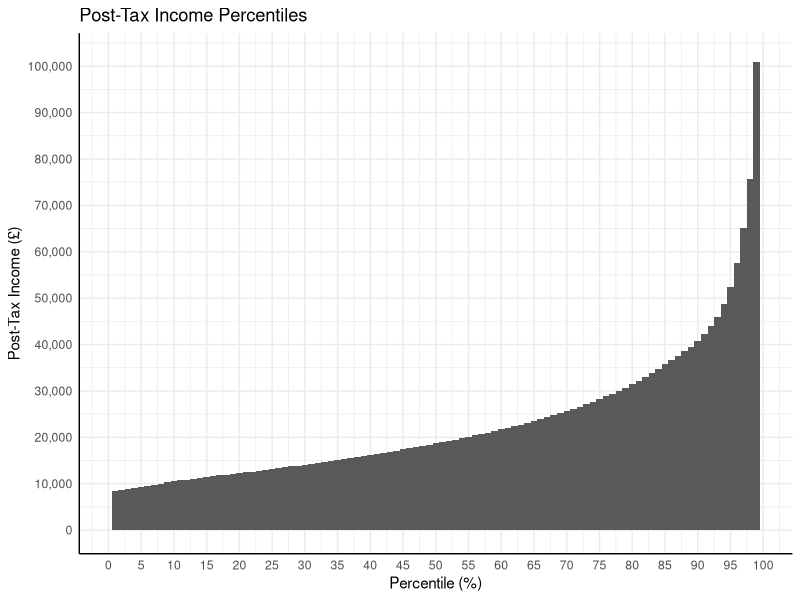
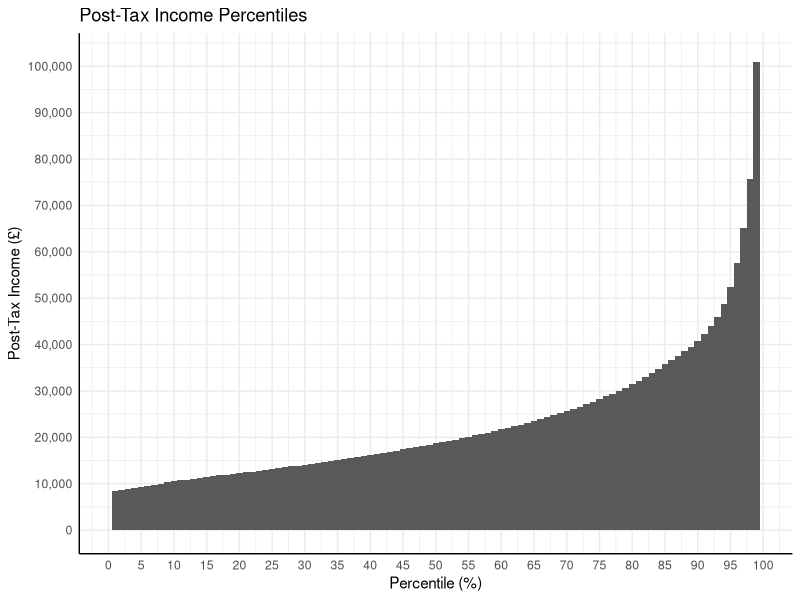

These figures' R source, in order:
IncomePercentiles <- structure(list(Percentile = 1:99, X2012to13 = c(8320L, 8570L, 
8820L, 9060L, 9300L, 9550L, 9800L, 10000L, 10300L, 10500L, 10700L, 
10900L, 11100L, 11200L, 11400L, 11600L, 11800L, 11900L, 12100L, 
12300L, 12500L, 12600L, 12800L, 13000L, 13200L, 13400L, 13600L, 
13800L, 13900L, 14100L, 14300L, 14500L, 14700L, 14900L, 15100L, 
15400L, 15600L, 15800L, 16000L, 16200L, 16400L, 16700L, 16900L, 
17100L, 17400L, 17600L, 17900L, 18100L, 18400L, 18700L, 18900L, 
19200L, 19500L, 19800L, 20100L, 20400L, 20700L, 21000L, 21300L, 
21700L, 22000L, 22400L, 22700L, 23100L, 23500L, 23900L, 24300L, 
24700L, 25200L, 25600L, 26100L, 26600L, 27100L, 27700L, 28200L, 
28800L, 29400L, 30000L, 30700L, 31400L, 32200L, 33000L, 33800L, 
34700L, 35700L, 36600L, 37600L, 38600L, 39500L, 40700L, 42200L, 
43900L, 46000L, 48800L, 52500L, 57500L, 65100L, 75700L, 101000L
)), .Names = c("Percentile", "X2012to13"), class = "data.frame", row.names = c(NA, 
-99L))

library(ggplot2)
library(scales)

# Create Plot
ggplot(data=IncomePercentiles,aes(x=Percentile, y=X2012to13,)) + geom_bar(stat="identity",width=1) + scale_x_continuous(breaks=c(seq(from=0,to=100,by=5))) + scale_y_continuous(limits=c(0,102000),breaks=c(seq(from=0,to=101000,by=10000)),labels=comma) + labs(x="Percentile (%)", y="Post-Tax Income (£)", title="Post-Tax Income Percentiles") + theme_minimal() + theme(axis.line = element_line(size = 0.5, linetype = "solid",colour = "black"))

ggsave(file="IncomePercentile.pdf", width=7, height=5)